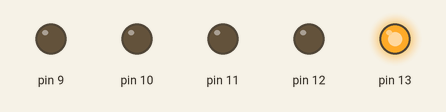
Simulated run of this sketch. Board: Arduino Uno, built with avr-gcc and run on an emulated ATmega328P. On the bench: output pins drawn as LEDs (lit = HIGH).

Above: at 0.5 s.
At 1.5 s:
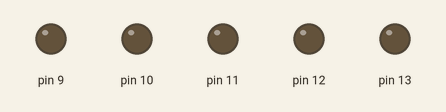
At 2.2 s:
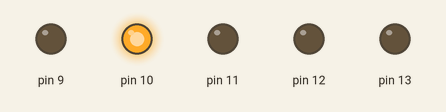
At 3.2 s:
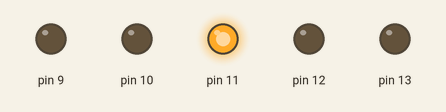
At 4.2 s:
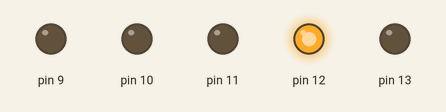
At 5.2 s:
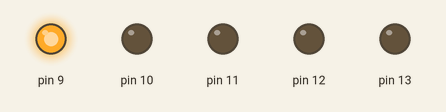
Timing chart, 0 to 7.8 s (numbered marks = the images above):
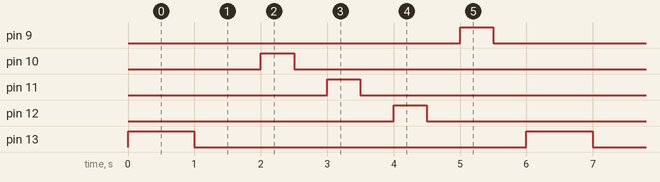

Measured:
- by itself, pin 9–12: alternates HIGH for 0.50 s and LOW for 5.5 s
- by itself, pin 13: alternates HIGH for 1.0 s and LOW for 5.0 s
- by itself, everything shown: repeats every 6.0 s, in 10 steps

The sketch:

preprocessor4d.ino
```cpp
/*
  Der leichte Einstieg in Arduino & Co.
  Auch Parameter sind möglich

  Version 1.00, 16.05.2020
  Der Hobbyelektroniker
  https://community.hobbyelektroniker.ch
  https://www.youtube.com/c/HobbyelektronikerCh
  Der Code kann mit Quellenangabe frei verwendet werden.
*/

#define LED 13
#define ZEIT 1000

#define SET_OUTPUT(pin) pinMode(pin, OUTPUT)

void BLINK(int pin, int zeit) {
  digitalWrite(pin, HIGH);
  delay(zeit);
  digitalWrite(pin, LOW);
  delay(zeit);
}

void setup() {
  SET_OUTPUT(LED);
  SET_OUTPUT(10);
  SET_OUTPUT(11);
  SET_OUTPUT(12);
  SET_OUTPUT(9);
}

void loop() {
  BLINK(LED, ZEIT);
  BLINK(10,500);
  BLINK(11,500);
  BLINK(12,500);
  BLINK(9,500);
}
```
